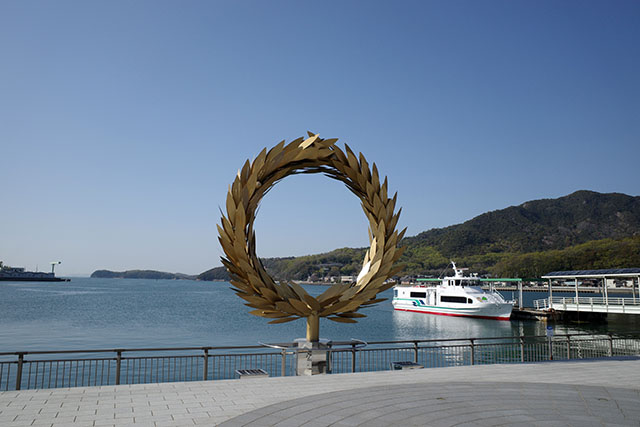
#> input picture image/input/009.jpg, 640 x 427 px, found by its file name
$ python generator.py
#> lines starting #> are read from the running program, lines starting #| are printed output that depends on the picture
from pathlib import Path
import cv2
import numpy as np

# parameta
img_name = "009"
resize_ratio = 0.5
saturation_ratio = 2


def main():
    input_img_path = Path(f"image/input/{img_name}.jpg")
    output_img_path = Path(f"image/output/{img_name}_r{resize_ratio}_s{saturation_ratio}.png")

    # 画像読み込み
    input_img = cv2.imread(str(input_img_path))
#> input_img is the input picture: shape (427, 640, 3); mean B, G, R 148.5, 127.1, 109.2

    # もろもろの処理
    resized_img = resize_img(input_img, resize_ratio)
    corrected_img = saturation_up(tone_curve(resized_img), saturation_ratio)
#> in saturation_up, `img_hsv = cv2.cvtColor(img, cv2.COLOR_BGR2HSV)`: img_hsv: shape (214, 320, 3); mean H, S, V 91.7, 37.9, 137.5
#> in saturation_up, `img_hsv[:, :, 1] = img_hsv[:, :, 1] * ratio`: img_hsv: shape (214, 320, 3); mean H, S, V 91.7, 75.1, 137.5
#> in saturation_up, `return cv2.cvtColor(img_hsv,cv2.COLOR_HSV2BGR)`:
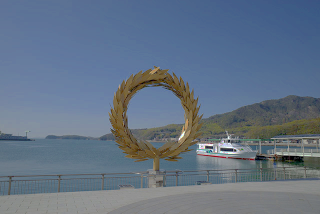
#> returned value: shape (214, 320, 3); mean B, G, R 133.5, 114.8, 99.7
    dithered_img = process_dithering(corrected_img)
    binarized_img = binarize_img(dithered_img)

    # 画像書き込み
    cv2.imwrite(str(output_img_path), binarized_img)


# [73 lines left out: functions process_dithering_8color, process_dithering_64color, process_dithering_256color, not called in this run]


def process_dithering(img, level=6):
    """
    ディザリングで R:G:B=level:level:level[bit] の level^3[色] へ減色
    """
#> called with level = 6
    # 4x4配列ディザリングで参照するmatrix
    dither_matrix = np.array([
        [0, 8, 2, 10],
        [12, 4, 14, 6],
        [3, 11, 1, 9],
        [15, 7, 13, 5]
    ]) * (1/4**2) * 32 + ((256-32)/2)

    # 画像サイズの取得
    hight, width, _ = img.shape
#> hight = 214; width = 320

    # 画像サイズのdither_matrixを取得(切り上げ演算)
    tiled_dither_matrix_grayscale = np.tile(
        dither_matrix,
        (-(-hight // 4), -(-width // 4))
    )[:hight, :width]

    tiled_dither_matrix = np.stack(
        [tiled_dither_matrix_grayscale, tiled_dither_matrix_grayscale, tiled_dither_matrix_grayscale],
        axis=2
    )

    # 入力画像とMatrixの差を取り、それを0-255の値域におさめる
    diff_img_matrix = (img - tiled_dither_matrix + 255) / 2
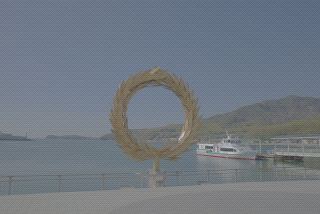
#> diff_img_matrix: shape (214, 320, 3) float64; mean B, G, R 130.8, 121.4, 113.8

    # うまいこと<level>値化する
    for l in range(level):
        processed_img = np.where(
            (255*l/level <= diff_img_matrix) & (diff_img_matrix < 255*(l+1)/level),
            255*l // (level-1),
            diff_img_matrix
        )

    return processed_img.astype(np.uint8)


def binarize_img(img):
    """
    変わるかわからんが大津の手法を利用して2値化
    NOTE: OpenCVの大津の手法はグレースケールしか対応してない
    """
    # _, processed_img = cv2.threshold(img, 128, 255, cv2.THRESH_BINARY)
    processed_img = np.zeros(img.shape)
    b, g, r = cv2.split(img)
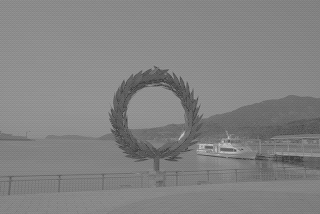
#> b: shape (214, 320); min 56, max 199, mean 130.5
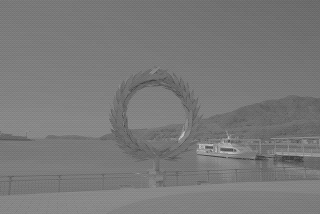
#> g: shape (214, 320); min 56, max 199, mean 121.1

    _, processed_img[:, :, 0] = cv2.threshold(b, 0, 255, cv2.THRESH_BINARY+cv2.THRESH_OTSU)
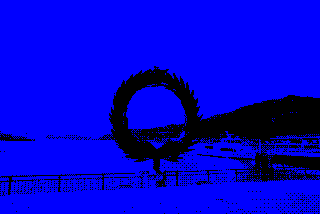
#> processed_img: shape (214, 320, 3) float64; mean of channels 0, 1, 2 209.9, 0, 0; drawn as B, G, R
    _, processed_img[:, :, 1] = cv2.threshold(g, 0, 255, cv2.THRESH_BINARY+cv2.THRESH_OTSU)
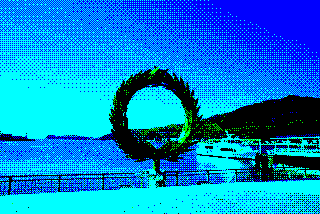
#> processed_img: shape (214, 320, 3) float64; mean of channels 0, 1, 2 209.9, 136.5, 0; drawn as B, G, R
    _, processed_img[:, :, 2] = cv2.threshold(r, 0, 255, cv2.THRESH_BINARY+cv2.THRESH_OTSU)
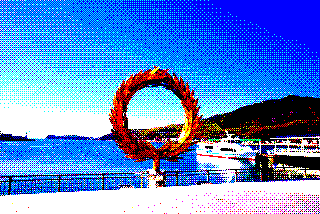
#> processed_img: shape (214, 320, 3) float64; mean of channels 0, 1, 2 209.9, 136.5, 91.9; drawn as B, G, R
    return processed_img


def resize_img(img, ratio):
    """
    リサイズ
    """
    processed_img = cv2.resize(img, dsize=None, fx=ratio, fy=ratio)
    return processed_img


# [7 lines left out: function gamma_curve, not called in this run]


def tone_curve(img):
    """
    逆S字トーンカーブ
    ここにある式を適当にチューニングして実装
    http://www.indsys.chuo-u.ac.jp/~kato/IPS/IPS-071115a.pdf
    """
    nomalized_img = img.astype(np.float32) / 255
    toned_img = (1/10) * np.log(np.maximum(nomalized_img, 1e-8) / np.maximum((1-nomalized_img), 1e-8)) + 0.5
    return (np.minimum(np.maximum(toned_img, 0), 1) * 255).astype(np.uint8)


def saturation_up(img, ratio=1.5):
    """
    HSV色空間に変換して、彩度(s)をあげる
    """
    img_hsv = cv2.cvtColor(img, cv2.COLOR_BGR2HSV)
    img_hsv[:, :, 1] = img_hsv[:, :, 1] * ratio
    return cv2.cvtColor(img_hsv,cv2.COLOR_HSV2BGR)


if __name__ == "__main__":
    main()
